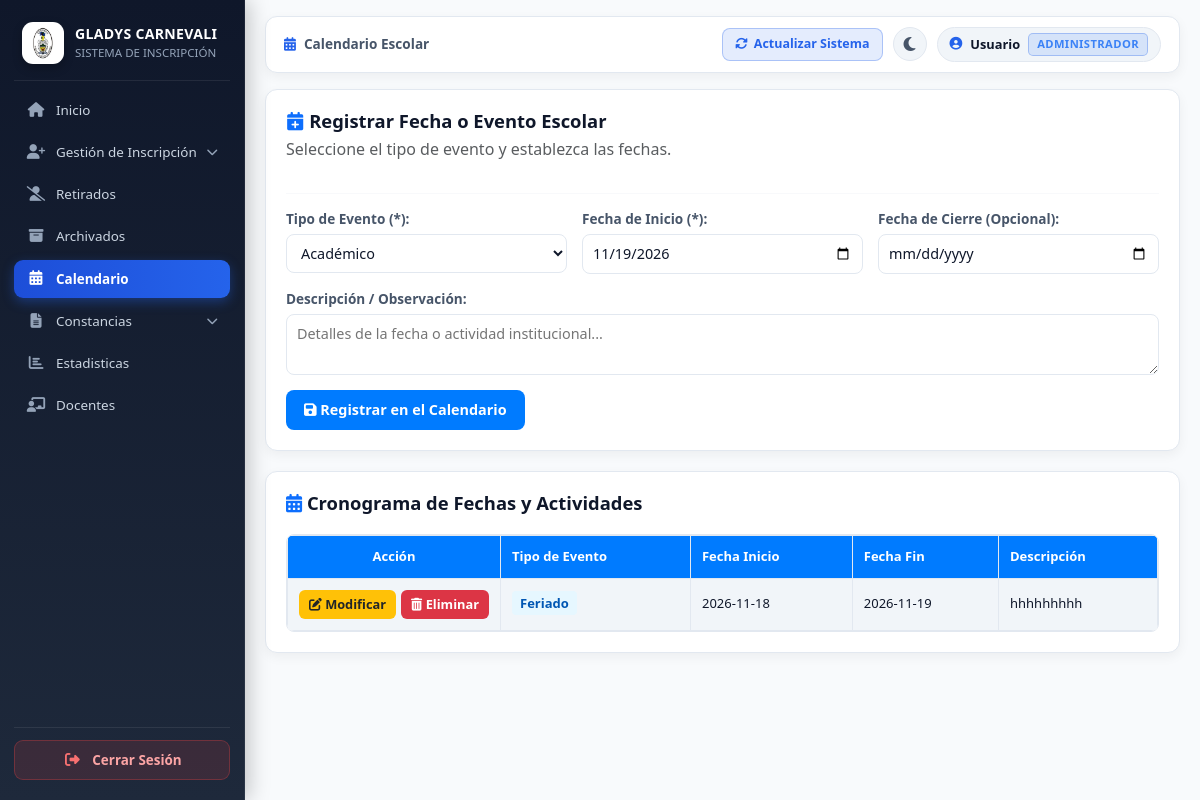
Page /calendario.php on the committed database.
### tables this page shows
CREATE TABLE `calendario` (
  `id` int(11) NOT NULL AUTO_INCREMENT,
  `tipo` varchar(50) NOT NULL,
  `fecha_inicio` date NOT NULL,
  `fecha_fin` date DEFAULT NULL,
  `descripcion` text,
  `estado` varchar(50) DEFAULT 'Programado',
  PRIMARY KEY (`id`)
);

### calendario.php (the view, shortened to what this page needs)
<?php
include("conexion.php");
$hoy = date('Y-m-d');
$editando_cal = false;
$edit_tipo = "Académico";
$edit_inicio = $hoy;
$edit_fin = "";
$edit_desc = "";
$rol_actual = $_SESSION['rol'] ?? 'Administrador';
?>
<!DOCTYPE html>
<html lang="es">
<head>
    <link href="https://cdn.jsdelivr.net/npm/bootstrap@5.3.0/dist/css/bootstrap.min.css" rel="stylesheet">
    <link rel="stylesheet" href="https://cdnjs.cloudflare.com/ajax/libs/font-awesome/6.4.0/css/all.min.css">
</head>
<body>
    <?php include("menu.php"); ?>
    <main class="main-content" id="seccionCalendario">
        <div class="top-header-bar">
            <div class="top-breadcrumb">
                <i class="fas fa-calendar-alt" style="color: #2563eb;"></i>
                <span>Calendario Escolar</span>
            </div>
            <div class="top-actions">
                <button type="button" class="tool-action-btn btn-refresh-cache" onclick="actualizarDashboard()" title="Actualizar datos del sistema">
                    <i class="fas fa-sync-alt" id="refreshIcon"></i> Actualizar Sistema
                </button>
                <button type="button" class="btn-theme-switch" onclick="toggleDashboardTheme()" title="Cambiar Modo Claro / Oscuro">
                    <i class="fas fa-moon" id="dashThemeIcon"></i>
                </button>
                <div class="user-profile-pill">
                    <i class="fas fa-user-circle" style="color: #2563eb;"></i>
                    <span><?php echo htmlspecialchars($_SESSION['usuario'] ?? 'Usuario'); ?></span>
                    <span class="role-badge <?php echo $es_administrador ? 'badge-admin' : 'badge-coord'; ?>">
                        <?php echo $es_administrador ? 'Admin' : htmlspecialchars($rol_actual); ?>
                    </span>
                </div>
            </div>
        </div>
        <div class="card">
            <h2><i class="fas fa-calendar-plus text-primary" style="color: #2563eb;"></i> <?php echo $editando_cal ? 'Modificar Fecha o Evento Escolar' : 'Registrar Fecha o Evento Escolar'; ?></h2>
            <p class="text-muted" style="color: var(--text-secondary);">Seleccione el tipo de evento y establezca las fechas.</p>
            <hr style="margin-bottom: 15px; border: 0; border-top: 1px solid var(--border-color);">
            <form method="POST" action="calendario.php#seccionCalendario">
                <div class="form-grid">
                    <div class="form-group">
                        <label>Tipo de Evento (*):</label>
                        <select name="tipo" required>
                            <option value="Académico" <?php if($edit_tipo=='Académico') echo 'selected'; ?>>Académico</option>
                        </select>
                    </div>
                    <div class="form-group">
                        <label>Fecha de Inicio (*):</label>
                        <input type="date" id="fecha_inicio" name="fecha_inicio" min="<?php echo $hoy; ?>" value="<?php echo htmlspecialchars($edit_inicio); ?>" required>
                    </div>
                    <div class="form-group">
                        <label>Fecha de Cierre (Opcional):</label>
                        <input type="date" id="fecha_fin" name="fecha_fin" value="<?php echo htmlspecialchars($edit_fin); ?>">
                    </div>
                </div>
                <div class="form-group" style="margin-bottom: 15px;">
                    <label>Descripción / Observación:</label>
                    <textarea name="descripcion" rows="2" maxlength="100" placeholder="Detalles de la fecha o actividad institucional..."><?php echo htmlspecialchars($edit_desc); ?></textarea>
                </div>
                <div style="display: flex; gap: 10px;">
                    <button type="submit" class="btn-guardar"><i class="fas fa-save"></i> <?php echo $editando_cal ? 'Guardar Cambios' : 'Registrar en el Calendario'; ?></button>
                </div>
            </form>
        </div>
        <div class="card">
            <h2><i class="fas fa-calendar-alt text-primary" style="color: #2563eb;"></i> Cronograma de Fechas y Actividades</h2>
            <div class="table-responsive">
                <table>
                    <tr>
                        <th style="text-align: center; width: 150px;">Acción</th>
                        <th>Tipo de Evento</th>
                        <th>Fecha Inicio</th>
                        <th>Fecha Fin</th>
                        <th>Descripción</th>
                    </tr>
                    <?php
                    if ($conexion instanceof PDO) {
                        $stmt_cal = $conexion->query("SELECT * FROM calendario ORDER BY fecha_inicio ASC");
                        $res_cal = $stmt_cal->fetchAll(PDO::FETCH_ASSOC);
                        if (!empty($res_cal)) {
                            foreach($res_cal as $e) {
                                echo "<tr>
                                        <td style='text-align: center; white-space: nowrap;'>
                                            <div style='display: inline-flex; gap: 5px; justify-content: center; align-items: center;'>
                                                <a href='calendario.php?editar_evento=" . $e['id'] . "#seccionCalendario' class='btn-modificar'>
                                                    <i class='fas fa-edit'></i> Modificar
                                                </a>
                                                <form method='POST' action='calendario.php' style='margin:0; display:inline;'>
                                                    <input type='hidden' name='accion' value='eliminar_evento'>
                                                    <input type='hidden' name='id_evento' value='" . $e['id'] . "'>
                                                    <button type='submit' class='btn-eliminar' onclick=\"return confirm('¿Está seguro de eliminar este evento del calendario?');\">
                                                        <i class='fas fa-trash-alt'></i> Eliminar
                                                    </button>
                                                </form>
                                            </div>
                                        </td>
                                        <td><span style='background:#e6f7ff; color:#0056b3; padding:3px 8px; border-radius:4px; font-weight:600;'>" . htmlspecialchars($e['tipo'] ?? 'Académico') . "</span></td>
                                        <td>" . htmlspecialchars($e['fecha_inicio']) . "</td>
                                        <td>" . htmlspecialchars($e['fecha_fin'] ?? 'N/A') . "</td>
                                        <td>" . htmlspecialchars($e['descripcion'] ?? '-') . "</td>
                                      </tr>";
                            }
                        } else {
                            echo "<tr><td colspan='5' style='text-align: center; color: var(--text-secondary); padding: 20px;'>No hay fechas ni eventos registrados en el calendario escolar.</td></tr>";
                        }
                    }
                    ?>
                </table>
            </div>
        </div>
    </main>
</body>
</html>

### rows in the picture
calendario: tipo "Feriado", fecha_inicio "2026-11-18", fecha_fin "2026-11-19", descripcion "hhhhhhhhh"

### other values in the picture
$_SESSION['usuario'] "Usuario"
$rol_actual "ADMINISTRADOR"
